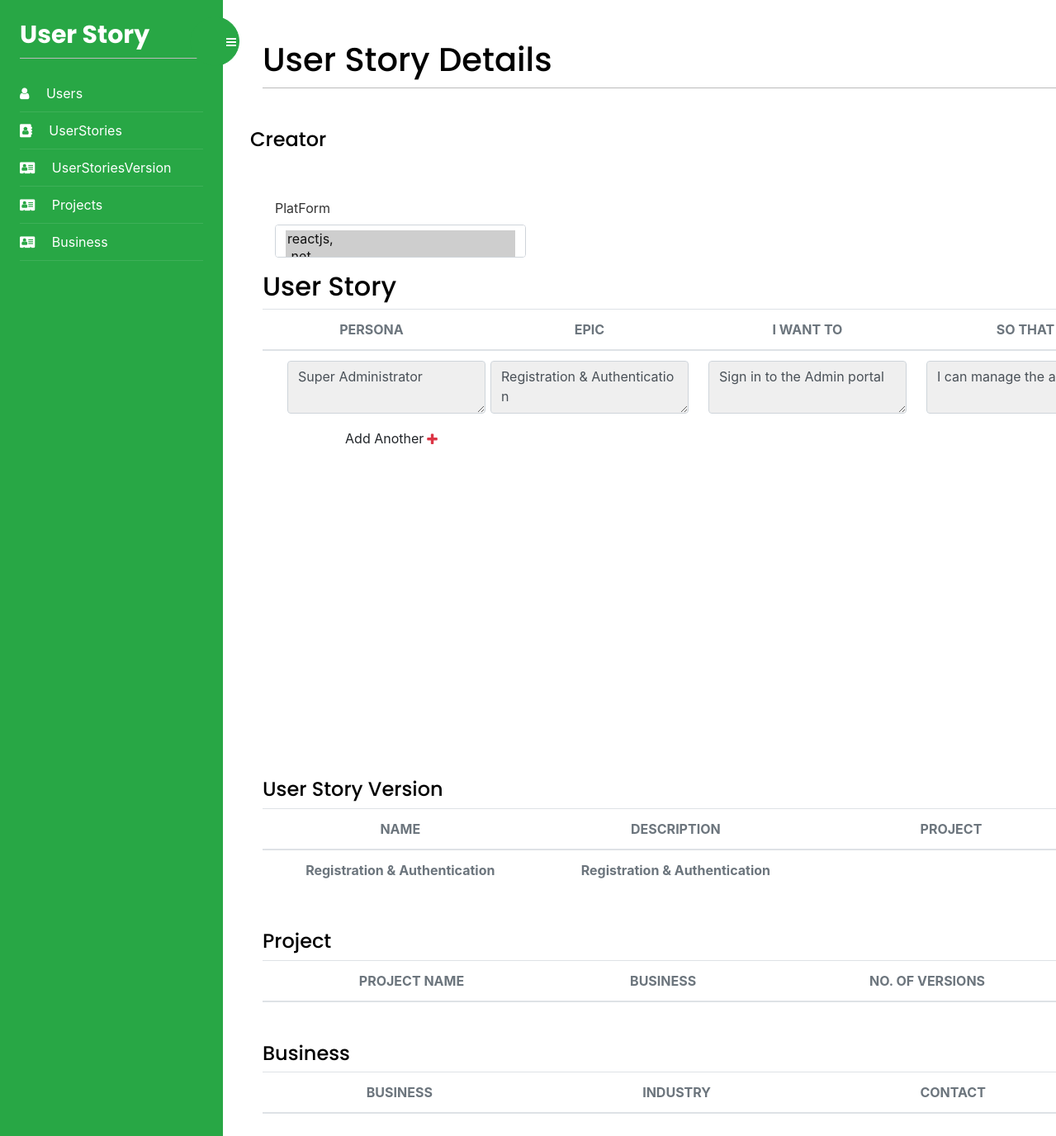
Page /UserStories/userStoryDetails/122 on the committed database.
### UserStoryApp/models.py (models this page shows, shortened)
class Persona(models.Model):
    id = models.AutoField(primary_key=True)
    Name = models.TextField(blank=True)
    class Meta:
        db_table = "Persona"

class UserStory(models.Model):
    id = models.AutoField(primary_key=True)
    iWantTO = models.TextField(blank=True)
    soThat = models.TextField(blank=True)
    priority = models.TextField(blank=True)
    userStoriesVersion = models.ForeignKey(
        UserStoryVersion, on_delete=models.CASCADE, blank=True, null=True)
    Persona = models.ManyToManyField(Persona)
    RAIDS = models.ManyToManyField(RAIDS)
    DevelopmentTask = models.ManyToManyField(DevelopmentTask)
    Estimates = models.ManyToManyField(Estimates)
    US_Group = models.ForeignKey(
        US_Group, on_delete=models.CASCADE, blank=True, null=True)
    Epic = models.ForeignKey(Epic, on_delete=models.CASCADE, null=True)
    platforms = []
    class Meta:
        db_table = "UserStory"

class Epic(models.Model):
    id = models.AutoField(primary_key=True)
    versionName = models.TextField(blank=True)
    class Meta:
        db_table = "Epic"

class UserStoryVersion(models.Model):
    id = models.AutoField(primary_key=True)
    name = models.TextField(blank=True)
    description = models.TextField(blank=True)
    Project = models.ForeignKey(
        Project, on_delete=models.CASCADE, blank=True, null=True)
    User = models.ForeignKey(
        User, on_delete=models.CASCADE, blank=True, null=True)
    class Meta:
        db_table = "UserStoryVersion"

### UserStories/views.py (the view, shortened to what this page needs)
def Details(request, id):
    platforms = Platform.objects.all()
    userStory = UserStory.objects.get(id=id)
    platformIds = [i.Platform.id for i in userStory.Estimates.all()]
    if userStory.userStoriesVersion:
        if userStory.userStoriesVersion.Project:
            userStory.userStoriesVersion.Project.project = len(
                UserStoryVersion.objects.filter(Project=userStory.userStoriesVersion.Project).all())
    return render(request, 'userStories/Details.html', {'userStory': userStory, 'platformIds': platformIds, 'platforms': platforms})

### UserStories/templates/userStories/Details.html (shortened to what this page needs)
{% extends "base.html" %}
{% block content %}
<div class="mb-5">
    <h1 class="m-auto">User Story Details</h1>
</div>
<div class="mb-5">
    <div class="row ">
        <h4>Creator</h4>
    </div>
</div>
<form id="form" method="post" autocomplete="off">
<div class="col-4">
    <div class="form-group">
        <label for="exampleInputEmail1" style="display: block;width: 100%;">PlatForm</label>
        <select id="example-getting-started4" name="platforms" style="width: 100%;"
            class="form-control form-select platform" multiple="multiple">
            {% for p in platforms %}
            {% if p.id in platformIds %}
            <option value="{{p.id}}" selected>{{p.name}},</option>
            {% else %}
            <option value="{{p.id}}">{{p.name}},</option>
            {% endif %}
            {% endfor %}
        </select>
    </div>
</div>
<div class=" testimonial-group table-responsive p-0 mb-5" style="height: 30%" id="UserStory">
    <h2>User Story</h2>
    <table class="table align-items-center mb-0">
        <thead>
            <tr class="ReadState" id="userStoryDetailsHeader">
                <th class="text-center text-uppercase text-secondary text-xxs font-weight-bolder opacity-7">Persona</th>
                <th class="text-center text-uppercase text-secondary text-xxs font-weight-bolder opacity-7">Epic
                </th>
                <th class="text-center text-uppercase text-secondary text-xxs font-weight-bolder opacity-7">I Want TO</th>
                <th class="text-center text-uppercase text-secondary text-xxs font-weight-bolder opacity-7">So That</th>
            </tr>
        </thead>
        <tbody>
            <tr id="{{userStory.id}}" class="ReadState userStoryDetailsBody">
                    <td class="">
                        <div class="form-group pl-5" style="height: 100%;min-width: 15rem;">
                            <div style="width: 100%;" class="row PersonDiv">
                                {% for Persona in userStory.Persona.all %}
                                <div class="form-group row">
                                    <div class="col-12 m-0 p-0">
                                        <textarea type="text" id="myInput" list="personList" style="display: inline;"
                                            class="form-control updatePersona bg-gray h-4rem" data-id="{{Persona.id}}" id="myInput" aria-describedby="emailHelp"
                                            placeholder="Persona">{{Persona.Name}}</textarea>
                                    </div>
                                </div>
                                {% endfor %}
                            </div>
                            <p class="m-auto AddPersona details" style="display: flex;justify-content: center;align-items: center;cursor: pointer;">
                                Add Another<i class="ml-1 text-danger fa fa-plus AddPersona"></i></p>
                        </div>
                    </td>
                    <td class="">
                        <div class="form-group m-0" style="margin: 0;min-width: 15rem;">
                            <textarea type="text" id="epicInput" data-name="epic" list="encodings"  class="form-control updateUserStory input bg-gray h-4rem"
                                id="epicInput" aria-describedby="emailHelp"
                                placeholder="Epic">{{userStory.Epic.versionName}}</textarea>
                        </div>
                    </td>
                    <td class="">
                        <div class="form-group" style="min-width: 15rem;">
                            <textarea type="text" id="IWantTO" data-name="iWantTo" class="form-control bg-gray updateUserStory h-4rem" id="exampleInputEmail1"
                                aria-describedby="emailHelp" placeholder="IWantTO">{{userStory.iWantTO}}</textarea>
                        </div>
                    </td>
                    <td class="">
                        <div class="form-group" style="min-width: 15rem;">
                            <textarea type="text" id="SoThat" data-name="soThat"  class="form-control bg-gray updateUserStory h-4rem" id="exampleInputEmail1"
                                aria-describedby="emailHelp" placeholder="SoThat">{{userStory.soThat}}</textarea>
                        </div>
                    </td>
            </tr>
        </tbody>
    </table>
</div>
</form>
<div class="mb-5">
    <h4>User Story Version</h4>
    <table class="table align-items-center mb-0">
        <thead>
            <tr>
                <th class="text-center text-uppercase text-secondary text-xxs font-weight-bolder opacity-7">name</th>
                <th class="text-center text-uppercase text-secondary text-xxs font-weight-bolder opacity-7">description
                </th>
                <th class="text-center text-uppercase text-secondary text-xxs font-weight-bolder opacity-7">Project</th>
            </tr>
        </thead>
        <tbody>
            {% if userStory.userStoriesVersion %}
            <tr>
                <td class="align-middle text-center rem-15">
                    <a class="d-block" href="{% url 'userStoryVersionDetails' userStory.userStoriesVersion.id %}">
                    <span class="text-secondary text-xs font-weight-bold">{{userStory.userStoriesVersion.name}}</span>
                    </a>
                </td>
                <td class="align-middle text-center rem-15">
                    <a class="d-block" href="{% url 'userStoryVersionDetails' userStory.userStoriesVersion.id %}">
                    <span
                        class="text-secondary text-xs font-weight-bold">{{userStory.userStoriesVersion.description}}</span>
                    </a>
                </td>
                <td class="align-middle text-center rem-15">
                </td>
            </tr>
            {% endif %}
        </tbody>
    </table>
</div>
<div class="mb-5">
    <h4>Project</h4>
    <table class="table align-items-center mb-0">
        <thead>
            <tr>
                <th class="text-center text-uppercase text-secondary text-xxs font-weight-bolder opacity-7">Project Name
                </th>
                <th class="text-center text-uppercase text-secondary text-xxs font-weight-bolder opacity-7">Business</th>
                <th class="text-center text-uppercase text-secondary text-xxs font-weight-bolder opacity-7">no. of Versions
                </th>
            </tr>
        </thead>
    </table>
</div>
<div class="mb-5">
    <h4>Business</h4>
    <table class="table align-items-center mb-0">
        <thead>
            <tr>
                <th class="text-center text-uppercase text-secondary text-xxs font-weight-bolder opacity-7">Business</th>
                <th class="text-center text-uppercase text-secondary text-xxs font-weight-bolder opacity-7">Industry</th>
                <th class="text-center text-uppercase text-secondary text-xxs font-weight-bolder opacity-7">Contact
                </th>
            </tr>
        </thead>
    </table>
</div>
{% endblock %}

### account/static/css/base.css (style rules this page uses)
body { margin:0; padding:0; font-family:helvetica, sans-serif; }
p { line-height: 1.8; }
a { color:#12c064; text-decoration:none; }
h1, h2, h3, h4, h5 , h6 { font-family: 'Muli', sans-serif; font-weight:normal; }
h1 { border-bottom:1px solid #bbb; padding:0 0 10px 0; margin:10px 0 20px 0; }
h2 { margin:30px 0 20px; }
form { overflow:auto; }
form p { width:100%; overflow:auto; }
label { float:left; clear:both; color:#333; margin-bottom:4px; }
input, textarea { clear:both; float:left; margin:0 0 10px; background:#efefef; border:0; padding:6px 10px; font-size:14px; }

### Users/templates/base.html (style rules this page uses)
label { display: block; width: 100%; }
td div { white-space: pre-wrap; white-space: -moz-pre-wrap !important; white-space: -webkit-pre-wrap; white-space: -pre-wrap; white-space: -o-pre-wrap; white-space: pre-wrap; word-wrap: break-word; word-break: break-all; white-space: normal; width: 15rem !important; }
.rem-15 { width: 15rem !important; }
.bg-gray { background-color: #efefef; }
.h-4rem { height: 4rem !important }
textarea { -webkit-appearance: textarea; background-color: white; border: 1px solid; border-image: initial; -webkit-rtl-ordering: logical; -webkit-user-select: text; -webkit-box-orient: vertical; resize: auto; cursor: auto; padding: 2px; white-space: pre-wrap; word-wrap: break-word; }

### rows in the picture
Persona: id "Super Administrator"
UserStory: Epic.versionName "Registration & Authentication", iWantTO "Sign in to the Admin portal", soThat "I can manage the app", userStoriesVersion.name "Registration & Authentication", userStoriesVersion.description "Registration & Authentication"

### other values in the picture
form field platforms "reactjs, ☑"
